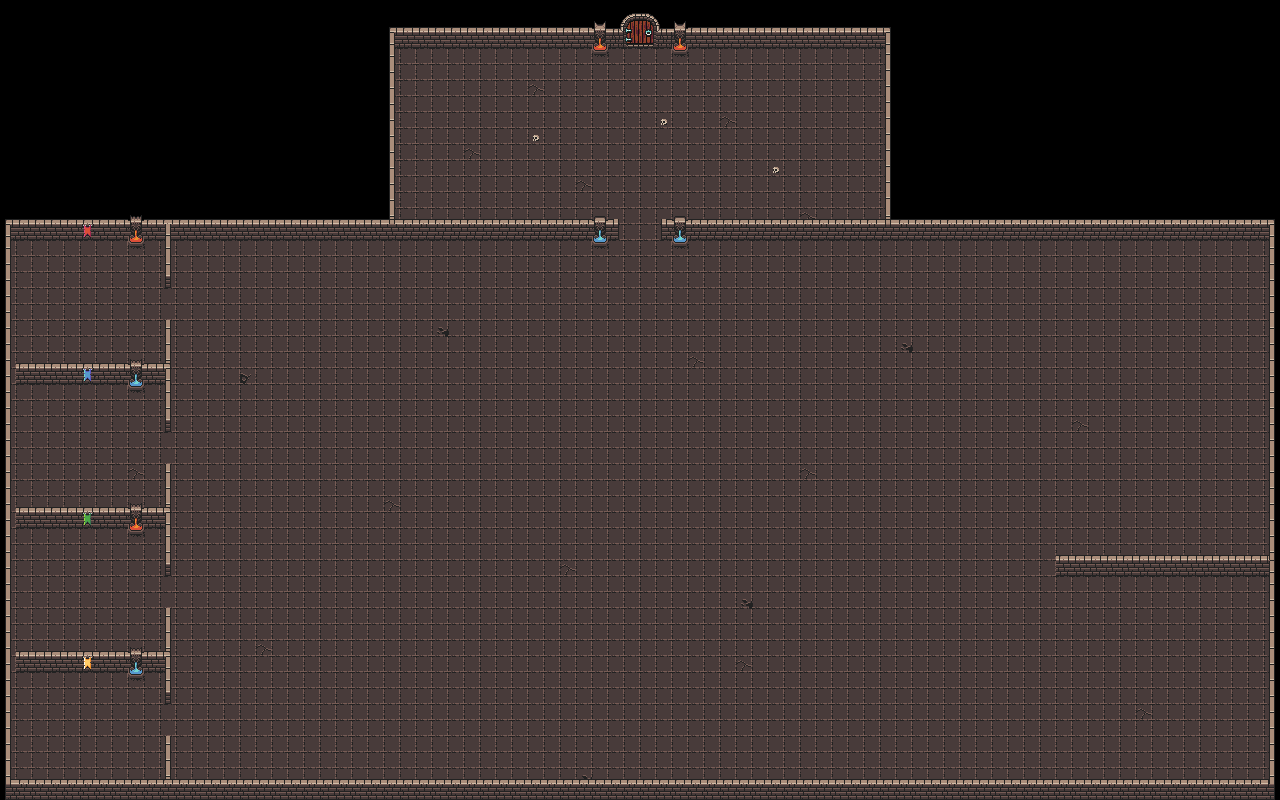

A level layout from a 2D game, rendered from its tile map. Below: a short description, then the map file with tile-grid data replaced by summaries:
An orthogonal 80x50 tile map with 16x16 px tiles, 5 tile layers (floor 1, floor 2, corner fill in, walls 1, ...), 4 tilesets and 30 objects.

<map version="1.10" tiledversion="1.11.2" orientation="orthogonal" renderorder="right-down" width="80" height="50" tilewidth="16" tileheight="16" infinite="0" nextlayerid="8" nextobjectid="39">
 <tileset firstgid="1" name="0x72_DungeonTilesetII_v1.7" tilewidth="16" tileheight="16" tilecount="1024" columns="32">
  <image source="../tile_sets/0x72_DungeonTilesetII_v1.7.png" width="512" height="512" />
  <tile id="0">
   <animation>
    <frame tileid="36" duration="100" />
    <frame tileid="37" duration="100" />
    <frame tileid="38" duration="100" />
   </animation>
  </tile>
  <tile id="36">
   <animation>
    <frame tileid="36" duration="100" />
    <frame tileid="37" duration="100" />
    <frame tileid="38" duration="100" />
   </animation>
  </tile>
  <tile id="68">
   <animation>
    <frame tileid="68" duration="100" />
    <frame tileid="69" duration="100" />
    <frame tileid="70" duration="100" />
   </animation>
  </tile>
  <tile id="100">
   <animation>
    <frame tileid="100" duration="100" />
    <frame tileid="101" duration="100" />
    <frame tileid="102" duration="100" />
   </animation>
  </tile>
  <tile id="132">
   <animation>
    <frame tileid="132" duration="100" />
    <frame tileid="133" duration="100" />
    <frame tileid="134" duration="100" />
   </animation>
  </tile>
  <tile id="260">
   <animation>
    <frame tileid="36" duration="100" />
    <frame tileid="37" duration="100" />
    <frame tileid="38" duration="100" />
   </animation>
  </tile>
 </tileset>
 <tileset firstgid="1025" name="atlas_floor-16x16" tilewidth="16" tileheight="16" tilecount="49" columns="7">
  <image source="../tile_sets/atlas_floor-16x16.png" width="112" height="112" />
 </tileset>
 <tileset firstgid="1074" name="atlas_walls_high-16x32" tilewidth="16" tileheight="16" tilecount="192" columns="24">
  <image source="../tile_sets/atlas_walls_high-16x32.png" width="384" height="128" />
  <tile id="15">
   <animation>
    <frame tileid="15" duration="400" />
    <frame tileid="16" duration="400" />
   </animation>
  </tile>
  <tile id="39">
   <animation>
    <frame tileid="39" duration="400" />
    <frame tileid="40" duration="400" />
   </animation>
  </tile>
 </tileset>
 <tileset firstgid="1266" name="atlas_walls_low-16x16" tilewidth="16" tileheight="16" tilecount="48" columns="12">
  <image source="../tile_sets/atlas_walls_low-16x16.png" width="192" height="64" />
 </tileset>
 <layer id="1" name="floor 1" width="80" height="50">
  <data>[4000 cells, 3149 non-empty, 19 distinct tile ids]</data>
 </layer>
 <layer id="4" name="floor 2" width="80" height="50">
  <data>[4000 cells, 3 non-empty, 1 distinct tile ids]</data>
 </layer>
 <layer id="3" name="corner fill in" width="80" height="50">
  <data>[4000 cells, 11 non-empty, 4 distinct tile ids]</data>
 </layer>
 <layer id="2" name="walls 1" width="80" height="50">
  <data>[4000 cells, 546 non-empty, 29 distinct tile ids]</data>
 </layer>
 <layer id="5" name="walls 2" width="80" height="50">
  <data>[4000 cells, 0 non-empty, 0 distinct tile ids]</data>
 </layer>
 <objectgroup id="6" name="collisions">
  <object id="3" x="672" y="21" width="16" height="33" />
  <object id="4" x="593" y="21" width="14" height="33" />
  <object id="5" x="390" y="27" width="499" height="22" />
  <object id="7" x="882" y="41" width="1" />
  <object id="9" x="885" y="29" width="6" height="212" />
  <object id="12" x="389" y="27" width="6" height="214" />
  <object id="13" x="5" y="218" width="390" height="22" />
  <object id="14" x="165" y="218" width="6" height="69" />
  <object id="15" x="129" y="214" width="14" height="33" />
  <object id="16" x="5" y="218" width="5" height="582" />
  <object id="18" x="885" y="219" width="389" height="21" />
  <object id="19" x="1269" y="219" width="6" height="581" />
  <object id="20" x="5" y="378" width="165" height="7" />
  <object id="21" x="129" y="383" width="15" height="8" />
  <object id="22" x="5" y="521" width="165" height="7" />
  <object id="23" x="129" y="523" width="14" height="12" />
  <object id="24" x="166" y="328" width="4" height="103" />
  <object id="25" x="166" y="472" width="4" height="103" />
  <object id="26" x="166" y="616" width="4" height="88" />
  <object id="27" x="165" y="744" width="5" height="55" />
  <object id="28" x="5" y="795" width="283" height="5" />
  <object id="29" x="287" y="795" width="243" height="5" />
  <object id="30" x="529" y="795" width="249" height="5" />
  <object id="31" x="777" y="795" width="268" height="5" />
  <object id="32" x="1044" y="795" width="231" height="5" />
  <object id="33" x="389" y="234" width="229" height="6" />
  <object id="34" x="592" y="235" width="16" height="12" />
  <object id="35" x="661" y="234" width="230" height="6" />
  <object id="36" x="672" y="236" width="16" height="11" />
  <object id="38" x="1055" y="570" width="219" height="7" />
 </objectgroup>
 <objectgroup id="7" name="collisions 2" />
</map>
